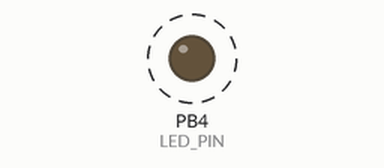
Recording of a program running on a simulated ATtiny85, built with avr-gcc and emulated at 16 MHz (the files do not name the chip). On the bench: output pins drawn as LEDs (lit = HIGH). Dashed ring = blinking.

Above: at 0.5 s.
Timing chart, 0 to 3.0 s (numbered marks = the images above):
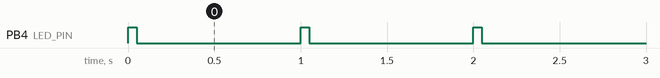

Measured:
- by itself, PB4 (LED_PIN): alternates HIGH for 0.05 s and LOW for 0.95 s

The program:

main.cpp
```cpp
/*
 *  main.cpp
 *
 * Vinícius da Silveira Serafim <vinicius@serafim.eti.br>
 *
 * Tip: do not change the main() function, use setup() and main_loop() instead.
 */

#include "main.h"

// To use EEPROM see:
// http://www.nongnu.org/avr-libc/user-manual/group__avr__eeprom.html

/**
 * Main
 */
int main(void)
{
    /* mcu_init must be called first */
    mcu_init();

    /* setup must be called before the main loop */
    setup();

    /* main loop */
    while (1)
        main_loop();

    // as long as you have an infinite loop above, this will never happen
    set_sleep_mode(SLEEP_MODE_PWR_DOWN);
    cli();
    sleep_mode();
}

/**
 * Setup
 * Here goes the setup not covered by mcu_init
 */
static inline void setup()
{
#ifdef USART_ENABLED
    usart_init();
    usart_sendString("avr-pio-template\n");
    // rx must be enabled to receive data, default is disabled
    // usart_enable_rx(true);
#endif
}

/**
 * Main loop
 */
static inline void main_loop()
{
    LED_ON;
#ifdef USART_ENABLED
    usart_sendByte('L');
#endif
    _delay_ms(50);
    LED_OFF;
#ifdef USART_ENABLED
    usart_sendByte('.');
#endif
    _delay_ms(950);
}

// eof
```

mcu_setup.h
```cpp
/*
 * mcusetup.h
 *
 * Vinícius da Silveira Serafim <vinicius@serafim.eti.br>
 */

#ifndef MCU_SETUP_H
#define MCU_SETUP_H

#ifdef __AVR_ATmega328P__
#include "mcu_setup/atmega328p.h"

#elif __AVR_ATmega8__
#include "mcu_setup/atmega8.h"

#elif __AVR_ATtiny85__
#include "mcu_setup/attiny85.h"

#elif __AVR_ATtiny13A__
#include "mcu_setup/attiny13a.h"

#endif

#endif // MCU_SETUP_H

// eof
```

attiny85.h
```cpp
/*
 * ATtiny85
 *
 * Vinícius da Silveira Serafim <vinicius@serafim.eti.br>
 */

/* Note on F_CPU versus USART maximum baud rate
 *
 * F_CPU @ 460kHz baud rates @ 300,600,1200,2400,4800,9600,14400 (error 0.2%)
 *
 * Bellow 460kHz USART gets too much error to work safely.
 *
 * http://wormfood.net/avrbaudcalc.php
 */

#ifndef ATTINY85_H
#define ATTINY85_H

#include "misc.h"
#include <avr/io.h>
#include <avr/fuse.h>
#include <avr/power.h>
#include <avr/wdt.h>

static inline void mcu_init();

/*
 *  PIN NAMES AND CONFIGURATION
 */
#define LED_PIN PB4
#define LED_PORT PORTB

/*
 *  OUTPUT PORTS
 */
#define PORTB_OUTPUTS (_BV(LED_PIN))

/*
 * AIN PINS
 */
#define USED_AIN_PINS (0x0)

/*
 * WATCHDOG
 */
//#define WATCHDOG_ENABLED

/*
 * CPU FREQUENCY && CLOCK DIVIDER
 *
 * *** WARNING!!!! ***
 * Always check your MCU Clock Fuses before using/altering the CLOCK PRESCALER.
 *
 * Never put your F_CPU bellow 2000UL (2kHz)! (This is the limit for avrdude)
 *
 * If you do this, you will have to do a High-Voltage Programming to recover
 * access to your MCU.
 *
 * ATENTION: F_CPU defined in platformio.ini (board_build.f_cpu)
 */
#define CLOCK_DIV clock_div_8 // clock prescaler factor

/**
 Initializes MCU.
 */
static inline void mcu_init()
{

#ifndef WATCHDOG_ENABLED
    MCUSR = 0;
    wdt_disable();
#endif

    // Set clock prescaler
    clock_prescale_set(CLOCK_DIV);

    /* DATA DIRECTION REGISTER
     * Set output ports */
    DDRB = PORTB_OUTPUTS;

    /* All remaining ports stays as INPUTs (default) and now
     * turn on PULL-UPs (see AVR4013). */
    PORTB = ~(PORTB_OUTPUTS | USED_AIN_PINS);

    /* DIGITAL INPUT DISABLE REGISTER (DIDR) 0
     * Disable all ADC and AIN pins */
    DIDR0 |= _BV(ADC0D) | _BV(ADC2D) | _BV(ADC3D) | _BV(ADC1D) |
             _BV(AIN1D) | _BV(AIN0D);

    /* ADC CONTROL AND STATUS REGISTER (ADCSRA)
     * Disable ADC Analog-to-Digital Converter */
    ADCSRA &= ~_BV(ADEN);

    /* POWER REDUCTION REGISTER (PRR)
     * On AVR devices all peripherals are enabled from power on reset.
     * Disables all peripherals to save power. */
    PRR = _BV(PRUSI) | _BV(PRTIM0) | _BV(PRTIM1) | _BV(PRADC);
}

#endif /* ATTINY85_H */
```

misc.h
```cpp
/*
 * misc.h
 *
 * Vinícius da Silveira Serafim <vinicius@serafim.eti.br>
 */

#ifndef MISC_H
#define MISC_H

#include <avr/io.h>

// Bit manipulation macros
#define BITSET(sfr, bit) (_SFR_BYTE(sfr) |= _BV(bit))
#define BITCLEAR(sfr, bit) (_SFR_BYTE(sfr) &= ~_BV(bit))
#define BITINVERT(sfr, bit) (_SFR_BYTE(sfr) ^= _BV(bit))
// for more bit operations check:
// http://www.nongnu.org/avr-libc/user-manual/group__avr__sfr.html

#endif /* MISC_H */
```

main.h
```cpp
/*
 * main.h
 *
 * Vinícius da Silveira Serafim <vinicius@serafim.eti.br>
 */

#ifndef MAIN_H
#define MAIN_H

#include "misc.h"
#include "mcu_setup.h"
#include <usart.h>

#include <avr/io.h>
#include <util/delay.h>
#include <avr/eeprom.h>
#include <avr/sleep.h>
#include <avr/interrupt.h>

#define LED_ON BITSET(LED_PORT, LED_PIN)
#define LED_OFF BITCLEAR(LED_PORT, LED_PIN)

static inline void setup();
static inline void main_loop();

#endif /* MAIN_H */

// eof
```

usart.cpp
```cpp
/*
 * USART (Serial Interface)
 *
 * Very simple USART implementation.
 *
 * ATmega328P
 * ATmega8
 */

#include "usart.h"

/*
 * Usage tip:
 *
 * 1) create a buffer the size you need
 * char buffer[BUFFER_SIZE];
 *
 * 2) format your data and put it into your buffer
 * snprintf(buffer, BUFFER_SIZE, "printf format\n", var1, var2,...);
 *
 * 3) send your buffer out
 * usart_sendString(buffer);
 */

/**
 * Send a null terminated string
 * @param str
 */
void usart_sendString(const char s[])
{
    uint8_t i = 0;

    while (s[i] != '\0')
    {
        usart_sendByte(s[i]);
        i++;
    }
}
```

usart.h
```cpp
/*
 * USART (Serial Interface)
 *
 * Very simple USART implementation.
 *
 * ATmega328P
 * ATmega8
 */

#ifndef USART_H
#define USART_H

#include <math.h>
#include <avr/io.h>
#include <avr/wdt.h>
#include <avr/sfr_defs.h>
#include <util/delay.h>
#include <string.h>

#ifdef BAUD
// This calculates UBRRH_VALUE and UBRRL_VALUE
#include <util/setbaud.h>
#define USART_ENABLED
#endif

#define BITSET(sfr, bit) (_SFR_BYTE(sfr) |= _BV(bit))
#define BITCLEAR(sfr, bit) (_SFR_BYTE(sfr) &= ~_BV(bit))
#define BITINVERT(sfr, bit) (_SFR_BYTE(sfr) ^= _BV(bit))

void usart_sendString(const char[]);

/**
 * USART enable and configure
 */
static inline void usart_init()
{

#ifdef __AVR_ATmega328P__

    // Enable USART
    BITCLEAR(PRR, PRUSART0);

    // Set BAUD rate
    UBRR0H = UBRRH_VALUE;
    UBRR0L = UBRRL_VALUE;

    // Transmitter Enabled
    BITSET(UCSR0B, TXEN0);

    // Receiver Disabled
    BITCLEAR(UCSR0B, RXEN0);

    // 8-N-1
    UCSR0C = _BV(UCSZ01) | _BV(UCSZ00);

#elif __AVR_ATmega8__
    UBRRH = UBRRH_VALUE;
    UBRRL = UBRRL_VALUE;

    // Transmitter Enable
    BITSET(UCSRB, TXEN);

    // Receiver disabled
    BITCLEAR(UCSRB, RXEN);

    // 8-N-1
    UCSRC = _BV(URSEL) | _BV(UCSZ1) | _BV(UCSZ0);

#endif
}

/**
 * Check if there is data to be read.
 * @return
 */
static inline bool usart_dataready()
{
#ifdef __AVR_ATmega328P__
    return bit_is_set(UCSR0A, RXC0);
#elif __AVR_ATmega8__
    return bit_is_set(UCSRA, RXC);
#else
    return false;
#endif
}

/**
 * Enable/disable rx
 * @param enable
 */
static inline void usart_enable_rx(bool enable)
{
#ifdef __AVR_ATmega328P__
    if (enable)
        BITSET(UCSR0B, RXEN0);
    else
        BITCLEAR(UCSR0B, RXEN0);
#elif __AVR_ATmega8__
    if (enable)
        BITSET(UCSRB, RXEN);
    else
        BITCLEAR(UCSRB, RXEN);
#endif
}

/**
 * Read one byte (resets watchdog)
 * @return
 */
static inline uint8_t usart_readByte()
{
#ifdef __AVR_ATmega328P__
    loop_until_bit_is_set(UCSR0A, RXC0);
    return UDR0;
#elif __AVR_ATmega8__
    loop_until_bit_is_set(UCSRA, RXC);
    return UDR;
#else
    return '\0';
#endif
}

/**
 * Send one byte (resets watchdog)
 * @param byte
 */
static inline void usart_sendByte(uint8_t byte)
{
#ifdef __AVR_ATmega328P__
    loop_until_bit_is_set(UCSR0A, UDRE0);
    UDR0 = byte;
#elif __AVR_ATmega8__
    loop_until_bit_is_set(UCSRA, UDRE);
    UDR = byte;
#endif
}

#endif /* USART_H */
```
